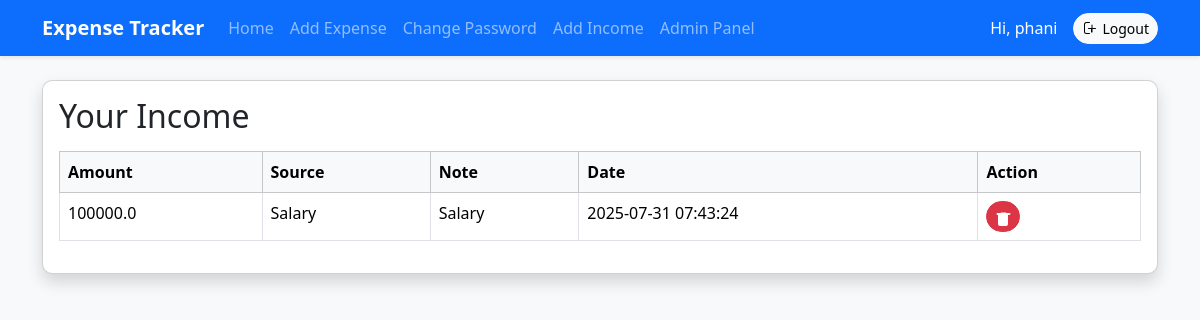
/view_income (signed in), run on an earlier commit of the app's database.
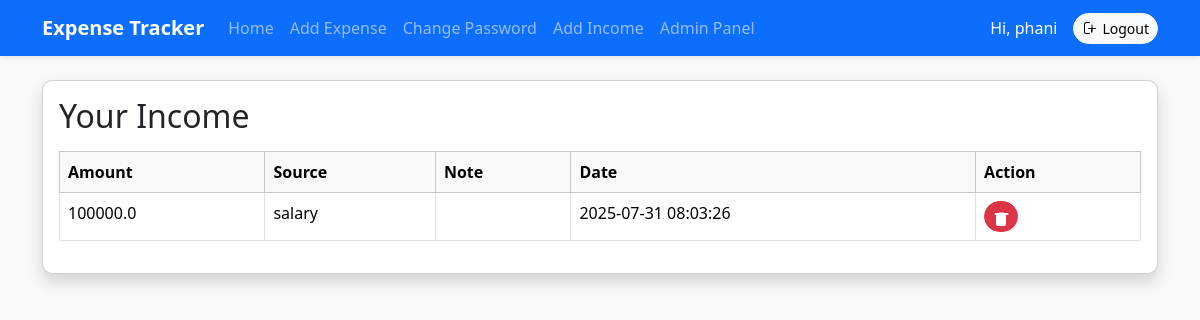
And on a later commit of the database.
### tables this page shows
CREATE TABLE income
                    (id INTEGER PRIMARY KEY AUTOINCREMENT,
                     user_id INTEGER,
                     amount REAL,
                     source TEXT,
                     note TEXT,
                     date TEXT,
                     FOREIGN KEY(user_id) REFERENCES users(id));

### app.py (the view)
@app.route('/view_income')
def view_income():
    if 'user_id' not in session:
        return redirect(url_for('login'))
    with sqlite3.connect(DB_NAME) as conn:
        c = conn.cursor()
        c.execute("SELECT id, amount, source, note, date FROM income WHERE user_id=? ORDER BY date DESC", (session['user_id'],))
        income_data = c.fetchall()
    return render_template('view_income.html', income=income_data)

### templates/view_income.html (shortened to what this page needs)
{% extends "base.html" %}
{% block content %}
<div class="card shadow p-3">
  <h2 class="mb-3">Your Income</h2>
  <table class="table table-bordered table-hover">
  <thead class="table-light">
    <tr>
      <th>Amount</th>
      <th>Source</th>
      <th>Note</th>
      <th>Date</th>
      <th>Action</th>
    </tr>
  </thead>
  <tbody>
    {% for inc in income %}
    <tr>
      <td>{{ inc[1] }}</td>
      <td>{{ inc[2] }}</td>
      <td>{{ inc[3] }}</td>
      <td>{{ inc[4] }}</td>
      <td>
        <form action="{{ url_for('delete_income', income_id=inc[0]) }}" method="post" style="display:inline;">
          <button type="submit" class="btn btn-sm btn-danger rounded-pill">
          </button>
        </form>
      </td>
    </tr>
    {% endfor %}
  </tbody>
</table>
</div>
{% endblock %}

What changed in the data, as far as the page shows it:
removed income: amount "100000.0", source "Salary", note "Salary", date "2025-07-31 07:43:24"
added income: amount "100000.0", source "salary", date "2025-07-31 08:03:26"
